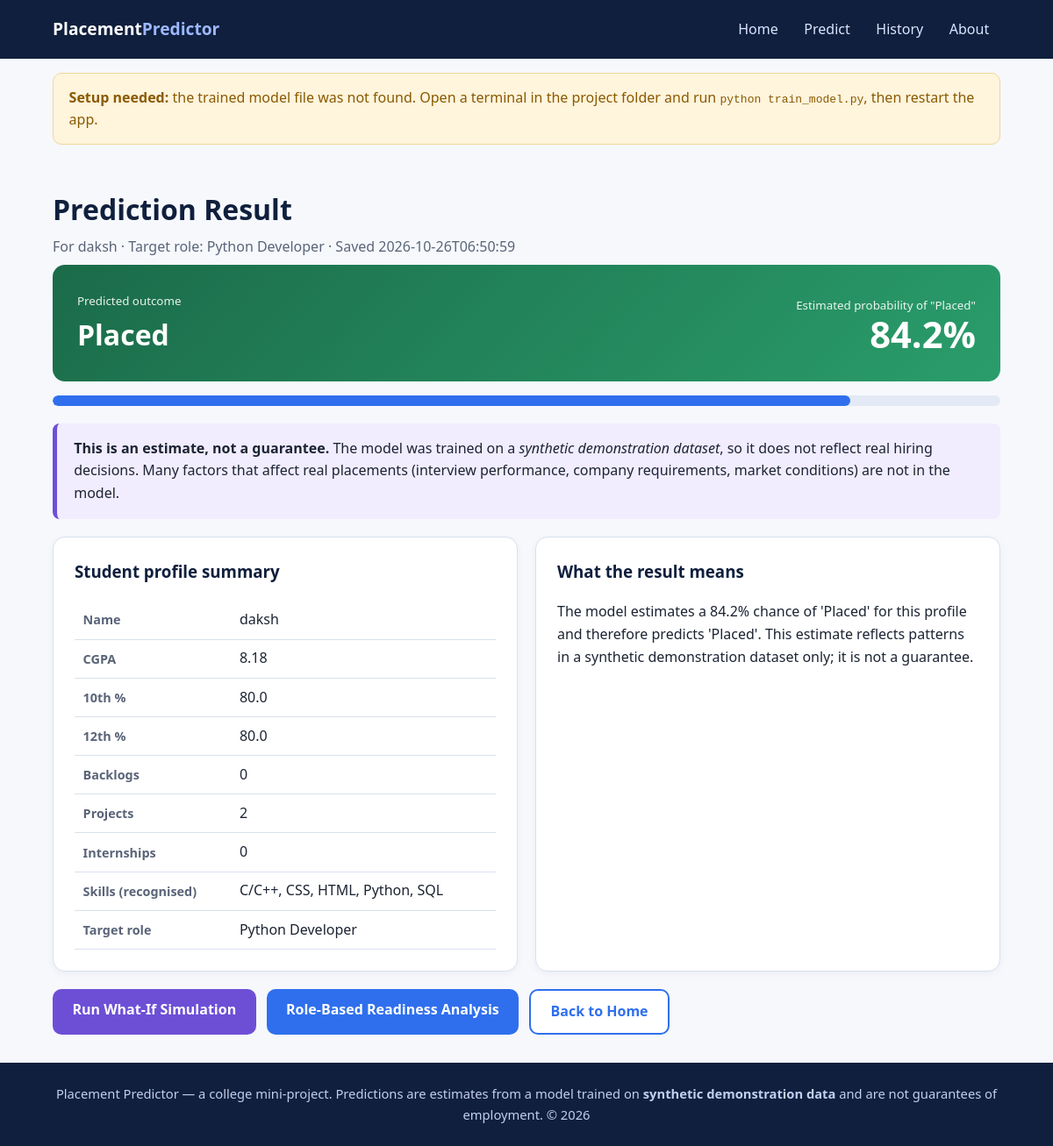
Page /result/2 on the committed database.
### tables this page shows
CREATE TABLE predictions (
    id INTEGER PRIMARY KEY AUTOINCREMENT,
    student_name TEXT NOT NULL,
    cgpa REAL NOT NULL,
    tenth_pct REAL NOT NULL,
    twelfth_pct REAL NOT NULL,
    backlogs INTEGER NOT NULL,
    projects INTEGER NOT NULL,
    internships INTEGER NOT NULL,
    skills TEXT NOT NULL,
    target_role TEXT NOT NULL,
    predicted_class TEXT NOT NULL,
    probability_placed REAL,
    source TEXT NOT NULL DEFAULT 'prediction',
    created_at TEXT NOT NULL
);

### app.py (the view)
    @app.route("/result/<int:rec_id>")
    def result(rec_id):
        profile = get_record_or_404(rec_id)
        pred = {"label": profile["predicted_class"],
                "probability_placed": profile["probability_placed"],
                "supports_probability": profile["probability_placed"] is not None}
        factors = []
        try:
            factors = top_factors(get_bundle(), profile)
        except ModelNotAvailableError:
            pass
        return render_template("result.html", p=profile, pred=pred,
                               explanation=explain_result(pred), factors=factors,
                               pos=POSITIVE_LABEL)

### app.py (called while the page is built)
def explain_result(pred):
    label = pred["label"]
    if pred["supports_probability"]:
        p = pred["probability_placed"] * 100
        return (f"The model estimates a {p:.1f}% chance of '{POSITIVE_LABEL}' for this "
                f"profile and therefore predicts '{label}'. This estimate reflects patterns "
                "in a synthetic demonstration dataset only; it is not a guarantee.")
    return f"The model predicts '{label}'. This is an estimate, not a guarantee."

### ml_utils.py (called while the page is built, shortened)
def load_model_bundle(path=MODEL_PATH):
    if not os.path.exists(path):
        raise ModelNotAvailableError(
            "The trained model file was not found. Open a terminal in the "
            "project folder and run:  python train_model.py"
        )

### templates/result.html (shortened to what this page needs)
{% extends "base.html" %}
{% block content %}
<div class="container">
  <div class="page-title">
    <h1>Prediction Result</h1>
    <p>For {{ p.student_name }} &middot; Target role: {{ p.target_role }} &middot; Saved {{ p.created_at }}</p>
  </div>
  <div class="result-banner {{ 'placed' if pred.label == pos else 'not-placed' }}">
    <div>
      <small>Predicted outcome</small>
      <h2>{{ pred.label }}</h2>
    </div>
    {% if pred.supports_probability %}
    <div class="prob">
      <small>Estimated probability of "Placed"</small>
      <div class="num">{{ '%.1f' % (pred.probability_placed * 100) }}%</div>
    </div>
    {% endif %}
  </div>
  {% if pred.supports_probability %}
  <div class="meter" style="margin-top:1rem" role="img" aria-label="Probability of Placed {{ '%.1f' % (pred.probability_placed * 100) }} percent">
    <div style="width: {{ '%.1f' % (pred.probability_placed * 100) }}%"></div>
  </div>
  {% endif %}
  <div class="disclaimer">
    <strong>This is an estimate, not a guarantee.</strong> The model was trained on a <em>synthetic demonstration dataset</em>, so it does not reflect real hiring decisions. Many factors that affect real placements (interview performance, company requirements, market conditions) are not in the model.
  </div>
  <div class="grid grid-2">
    <div class="card">
      <h3>Student profile summary</h3>
      <div class="table-wrap">
      <table class="data">
        <tr><th>Name</th><td>{{ p.student_name }}</td></tr>
        <tr><th>CGPA</th><td>{{ p.cgpa }}</td></tr>
        <tr><th>10th %</th><td>{{ p.tenth_pct }}</td></tr>
        <tr><th>12th %</th><td>{{ p.twelfth_pct }}</td></tr>
        <tr><th>Backlogs</th><td>{{ p.backlogs }}</td></tr>
        <tr><th>Projects</th><td>{{ p.projects }}</td></tr>
        <tr><th>Internships</th><td>{{ p.internships }}</td></tr>
        <tr><th>Skills (recognised)</th><td>{{ p.skills | join(', ') if p.skills else 'None recognised' }}</td></tr>
        <tr><th>Target role</th><td>{{ p.target_role }}</td></tr>
      </table>
      </div>
    </div>
    <div class="card">
      <h3>What the result means</h3>
      <p>{{ explanation }}</p>
    </div>
  </div>
  <div class="btn-row">
    <a class="btn btn-purple" href="{{ url_for('simulator', rec_id=p.id) }}">Run What-If Simulation</a>
    <a class="btn" href="{{ url_for('readiness', rec_id=p.id) }}">Role-Based Readiness Analysis</a>
    <a class="btn btn-outline" href="{{ url_for('index') }}">Back to Home</a>
  </div>
</div>
{% endblock %}

### static/style.css (style rules this page uses)
:root { --navy: #0f1f3d; --navy-2: #1b3160; --blue: #2f6fed; --blue-light: #e8f0ff; --purple-light: #f1edff; --purple: #6d4fd6; --text: #1c2433; --muted: #5a6478; --border: #d9e0ee; --bg: #f6f8fc; --success-bg: #e7f7ee; --success: #17703f; --warn-bg: #fff4dc; --warn: #8a5a00; --error-bg: #fdeaea; --error: #a42626; --radius: 14px; }
* { box-sizing: border-box; }
body { margin: 0; font-family: "Segoe UI", system-ui, -apple-system, Roboto, Arial, sans-serif; color: var(--text); background: var(--bg); line-height: 1.6; display: flex; flex-direction: column; min-height: 100vh; }
a { color: var(--blue); }
.container { width: min(1080px, 92%); margin: 0 auto; }
.btn { display: inline-block; background: var(--blue); color: #fff; border: 0; padding: .7rem 1.4rem; border-radius: 10px; font-size: 1rem; font-weight: 600; text-decoration: none; cursor: pointer; }
.btn-outline { background: #fff; color: var(--blue); border: 2px solid var(--blue); }
.btn-purple { background: var(--purple); }
.btn-row { display: flex; gap: .75rem; flex-wrap: wrap; margin-top: 1.25rem; }
h2 { color: var(--navy); margin-top: 0; }
.grid { display: grid; gap: 1.25rem; }
.grid-2 { grid-template-columns: repeat(auto-fit, minmax(300px, 1fr)); }
.card { background: #fff; border: 1px solid var(--border); border-radius: var(--radius); padding: 1.5rem; box-shadow: 0 2px 8px rgba(15,31,61,.05); }
.card h3 { margin-top: 0; color: var(--navy); }
.page-title { padding: 2rem 0 .5rem; }
.page-title h1 { margin: 0; color: var(--navy); }
.page-title p { margin: .25rem 0 0; color: var(--muted); }
.result-banner { border-radius: var(--radius); padding: 1.75rem; color: #fff; display: flex; flex-wrap: wrap; gap: 1.5rem; align-items: center; justify-content: space-between; }
.result-banner.placed { background: linear-gradient(135deg, #1b6b49, #2a9d6b); }
.result-banner h2 { color: #fff; margin: 0; font-size: 2rem; }
.result-banner small { opacity: .9; }
.prob { text-align: right; }
.prob .num { font-size: 2.6rem; font-weight: 700; line-height: 1; }
.meter { height: 12px; background: #e3e9f5; border-radius: 999px; overflow: hidden; margin-top: .5rem; }
.meter > div { height: 100%; background: var(--blue); border-radius: 999px; }
table.data { width: 100%; border-collapse: collapse; }
table.data th, table.data td { text-align: left; padding: .55rem .6rem; border-bottom: 1px solid var(--border); }
table.data th { color: var(--muted); font-weight: 600; font-size: .9rem; }
.table-wrap { overflow-x: auto; }
.disclaimer { background: var(--purple-light); border-left: 5px solid var(--purple); padding: 1rem 1.2rem; border-radius: 8px; margin: 1.25rem 0; }

### rows in the picture
predictions: student_name "daksh", target_role "Python Developer", created_at "2026-10-26T06:50:59", label "Placed", pred.probability_placed*100 "84.2", cgpa "8.18", tenth_pct "80.0", twelfth_pct "80.0", backlogs "0", projects "2", internships "0", skills "C/C++, CSS, HTML, Python, SQL"

### other values in the picture
{{ explanation }} "The model estimates a 84.2% chance of 'Placed' for this profile and therefore predicts 'Placed'. This estimate reflects patterns in a synthetic demonstration dataset only; it is not a guarantee."
